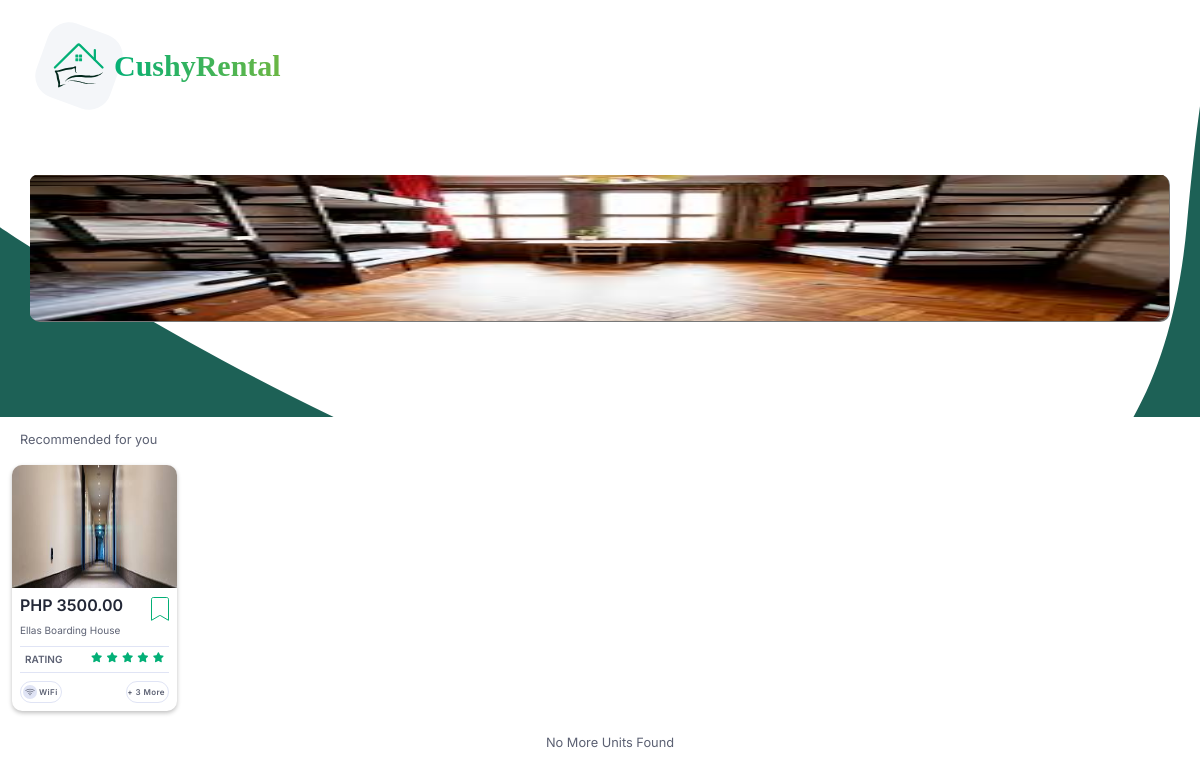
Before: /modules/tenant/pages/home_page/home_page.php with the older database file.
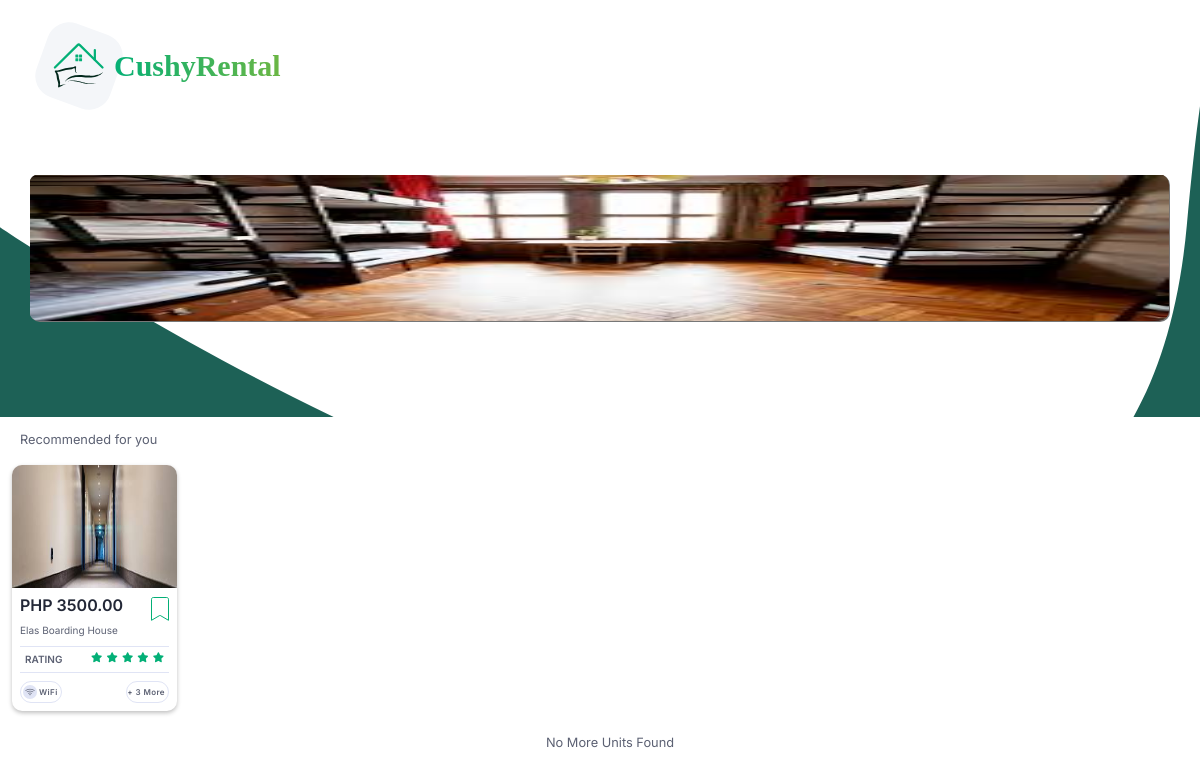
After: the same page with the newer database file.
### tables this page shows
CREATE TABLE IF NOT EXISTS `cr_units`(
    `id` BIGINT PRIMARY KEY NOT NULL AUTO_INCREMENT,
    `landlord_id` BIGINT NOT NULL,
    `name` VARCHAR(255) NOT NULL,
    `details` LONGTEXT NOT NULL,
     
    `price` DOUBLE(8, 2) NOT NULL,
    `month_advance` INT NOT NULL COMMENT '\"0\" -> none',
    `month_deposit` INT NOT NULL COMMENT '\"0\" -> none',
     
    `location` JSON NOT NULL COMMENT '{
latitude: 0,
longitude: 0
}',
    `address` TEXT NOT NULL,
    `target_gender` TINYINT NOT NULL DEFAULT '0' COMMENT '\"0\" -> all,
\"1\" -> male,
\"2\" -> female',
    `slots` INT NOT NULL DEFAULT '1',
     
    `subscription_id` BIGINT ,
    `is_listed` TINYINT NOT NULL,
    `request_status` TINYINT NOT NULL DEFAULT '0' COMMENT '\"0\" -> pending,
\"1\" -> approved,
\"2\" -> denied,
\"3\" -> canceled',
    `status` TINYINT NOT NULL DEFAULT '1'
);

### functions/db_functions.php (called while the page is built, shortened)
<?php
function db_query($sql = '', $msg)
{
    $con = include($_SERVER['DOCUMENT_ROOT'] . '/cr_demo/connection/connection.php');
    $res = $con->query($sql) or die($con->error);
    $data = null;
    $out = null;
    while ($row = $res->fetch_assoc()) {
        $data[] = $row;
    }
    $out['data'] = $data;
    $out['msg'] = '';
    return $out;
}

### api/units/units.php (called while the page is built, shortened)
<?php
include_once('../../../../functions/db_functions.php');
function units_index()
{
    $sql = "SELECT * FROM `cr_units`";
    $res = db_query($sql, 'No units yet.');
    return $res;
}

### modules/tenant/pages/home_page/home_page.php (the view, shortened to what this page needs)
<?php
include '../../../../api/units/units.php';
$q_units = units_index();
$units = $q_units['data'];
?>
<!DOCTYPE html>
<html lang="en">
<head>
    <link rel="stylesheet" href="../../../../css/index.css">
    <link rel="stylesheet" href="../../../../css/manage_units/index.css">
    <link rel="stylesheet" href="../../../tenant/css/home_page/home_page.css">
    <link href="https://cdn.jsdelivr.net/npm/bootstrap@5.3.0-alpha3/dist/css/bootstrap.min.css" rel="stylesheet">
</head>
<body>
    <div class="main-container">
        <h2>CushyRental</h2>
        <div class="top_unit">
            <div id="carouselExampleAutoplaying" class="carousel slide" data-bs-ride="carousel">
                <div class="carousel-inner">
                    <div class="carousel-item active">
                        <a href="#"><img src="../../logo/images.jpeg" class="d-block w-100" alt="..."></a>
                    </div>
                </div>
            </div>
        </div>
        <div class="recommended-section">
            <p class="smaller-text">Recommended for you</p>
            <div class="recommended-lists">
                <?php foreach ($units as $unit) : ?>
                    <div class="recommended-lists-item">
                        <a href="../unit_details/unit_details.php?id=<?= $unit['id'] ?>">
                            <div class="image">
                                <img src="../../logo/images (4).jpeg" alt="">
                            </div>
                            <div class="title-price">
                                <h2 class="title">PHP <?= $unit['price'] ?></h2>
                                <p class="smaller-text"><?= $unit['name'] ?></p>
                                <div class="book-mark">
                                    <form method="POST" action="#">
                                        <button type="submit">
                                            <svg width="18" height="25" viewBox="0 0 18 25" fill="none" xmlns="http://www.w3.org/2000/svg">
                                                <path d="M0.5 23.3087V2.26711C0.5 1.28757 1.28705 0.5 2.25 0.5H15.75C16.7129 0.5 17.5 1.28757 17.5 2.26711V23.3087L9.25336 18.4615L9 18.3126L8.74664 18.4615L0.5 23.3087Z" fill="white" stroke="#03AF76" />
                                            </svg>
                                        </button>
                                    </form>
                                </div>
                            </div>
                            <div class="ratings">
                                <p class="smaller-text">RATING</p>
                                <div class="stars">
                                    <i class="fa-solid fa-star"></i>
                                    <i class="fa-solid fa-star"></i>
                                    <i class="fa-solid fa-star"></i>
                                    <i class="fa-solid fa-star"></i>
                                    <i class="fa-solid fa-star"></i>
                                </div>
                            </div>
                            <div class="ammenities-container">
                                <div class="ammenities">
                                    <div class="chip">
                                        <div class="chip-icon">
                                            <i class="bi bi-wifi"></i>
                                        </div>
                                        <span class="pre-title" style="font-size: 8px; font-family: 'Inter';">WiFi</span>
                                    </div>
                                </div>
                                <div class="more">
                                    <div class="chip">
                                        <span class="pre-title" style="font-size: 8px; font-family: 'Inter';">+ 3 More</span>
                                    </div>
                                </div>
                            </div>
                        </a>
                    </div>
                <?php endforeach ?>
            </div>
            <p class="smaller-text" style="text-align: center; padding: 10px;">No More Units Found</p>
        </div>
</body>
</html>

### css/index.css (style rules this page uses)
* { box-sizing: border-box; margin: 0; }
:root { --accent: #03b077; --accent-light-opacity: #03b07724; --accent-dark: #1d6156; --accent-light: #5acfa9; --accent-lighter: #b1eeda; --accent-lightest: #c6f6e7; --accent-danger: #eb5858; --accent-danger-light: #eb58580a; --bg: #f4f6f9; --bg-layer1: #fff; --bg-layer2: #f5f6f9; --bg-layer3: #f0f2f5; --bg-layer4: #e4e6eb; --fc-strong: #222736; --fc-body: #5c6173; --fc-body-light: #9299ad; --fc-body-lighter: #b2b9ce; --border-color: #e0e4f5; --padding: 12px; --subscription-gold: rgb(254, 223, 55); --subscription-gold-bg: rgba(254, 223, 55, 0.15); --subscription-bronze: #cd7f32; --subscription-bronze-bg: #cd7f3226; --subscription-silver: #c0c0c0; --subscription-silver-bg: #c0c0c026; }
body { background-color: var(--bg); font-family: 'Inter'; font-size: 14px; font-weight: 400; line-height: calc(1em * 1.618); color: var(--fc-body); }
h2 { font-size: 24px; line-height: calc(24px * 1.618); color: var(--fc-strong); font-weight: 700; letter-spacing: 2%; }
.title { font-family: 'Inter'; font-size: 1em; font-weight: 600; color: var(--fc-strong); }
.smaller-text { font-size: 0.8em; color: var(--fc-body); }
.pre-title { font-weight: 600; font-size: 10px; line-height: 12px; letter-spacing: 0.05em; }
button { background-color: transparent; border: none; cursor: pointer; font-size: 1em; }
.chip { padding: 8px 16px 8px 10px; display: flex; justify-content: center; align-items: center; gap: 8px; border-radius: 25px; color: var(--fc-body); border: 1px solid var(--border-color); font-weight: 500; cursor: pointer; }
.chip-icon { color: inherit; display: flex; justify-content: center; align-items: center; width: 18px; height: auto; }
.chip-icon i { color: inherit; display: flex; justify-content: center; align-items: center; }

Changed rows visible on the page:
changed cr_units: name "Ellas Boarding House" → "Elas Boarding House"
